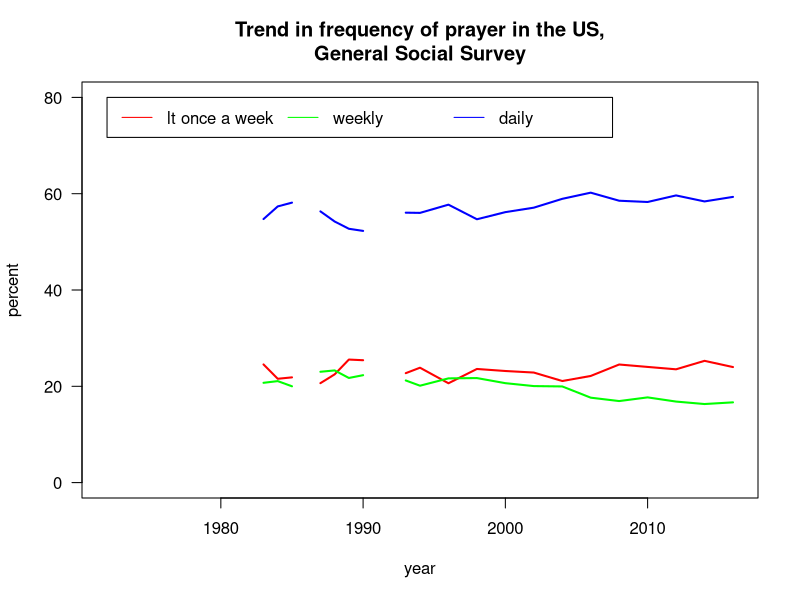

Write the R code that produced this figure.
## ---- chunk 1
knitr::opts_chunk$set(echo = TRUE)
options(width=120)
## ---- chunk 2
gss <- read.csv("gss_relig.csv")
table(gss$PRAY)
## ---- chunk 3
gss$pray <- NA
gss$pray[gss$PRAY==5 | gss$PRAY==6] <- "lt once a week"
gss$pray[gss$PRAY==4] <- "once a week"
gss$pray[gss$PRAY==3] <- "several times a week"
gss$pray[gss$PRAY==2] <- "once a day"
gss$pray[gss$PRAY==1] <- "several times a day"
gss$pray <- factor(gss$pray)
gss$pray <- relevel(gss$pray, "several times a day")
gss$pray <- relevel(gss$pray, "once a day")
gss$pray <- relevel(gss$pray, "several times a week")
gss$pray <- relevel(gss$pray, "once a week")
gss$pray <- relevel(gss$pray, "lt once a week")
table(gss$pray, gss$PRAY, exclude=NULL)
## ---- chunk 4
gss$pray <- factor(ifelse(gss$PRAY==6, 5, gss$PRAY), 
                   levels=5:1,
                   labels=c("lt once a week","once a week",
                            "several times a week","once a day",
                            "several times a day"), 
                   ordered = TRUE)
table(gss$pray, gss$PRAY, exclude=NULL)
## ---- chunk 5
gss$pray.simple <- factor(ifelse(is.na(gss$pray), NA,
                                 ifelse(gss$pray>="once a day", "daily",
                                        ifelse(gss$pray>="once a week",
                                               "weekly", "lt once a week"))),
                          levels=c("lt once a week", "weekly", "daily"), 
                          ordered=TRUE)
table(gss$pray, gss$pray.simple, exclude=NULL)
## ---- chunk 6
p <- prop.table(table(gss$YEAR, gss$pray.simple),1)
matplot(as.numeric(rownames(p)), 100*p, type="l", lty=1, col=rainbow(3),
        lwd=2, las=1, ylab="percent", xlab="year", ylim=c(0,80),
        main="Trend in frequency of prayer in the US,\nGeneral Social Survey")
legend(1972, 80, legend=levels(gss$pray.simple), lty=1, col=rainbow(3),
       ncol=3)
